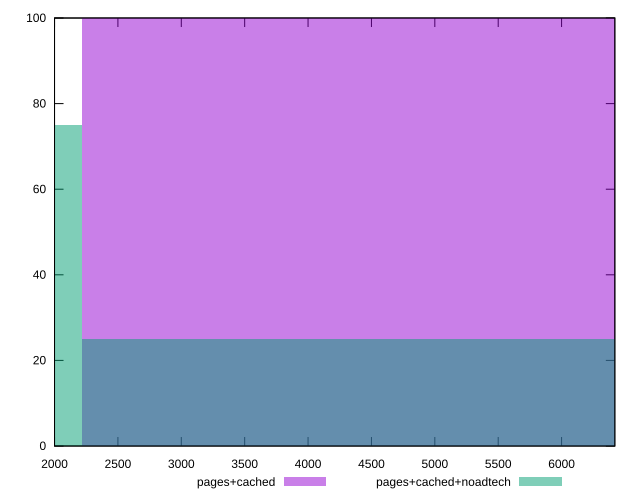

gnuplot code for this plot:
reset

$pagesCached <<EOF
4434.197790767308 100
EOF

$pagesCachedNoadtech <<EOF
4434.197790767308 25
0 75
EOF

set key outside below
set boxwidth 4434.197790767308
set xrange [2000:6420]
set yrange [0:100]
set trange [0:100]
set style fill transparent solid 0.5 noborder
set terminal svg size 640, 500 enhanced background rgb 'white'
set output "report_00018_2021-02-10T15-25-16.877Z/unused-javascript/comparison/histogram/1_vs_2.svg"

plot $pagesCached title "pages+cached" with boxes, \
     $pagesCachedNoadtech title "pages+cached+noadtech" with boxes

reset
